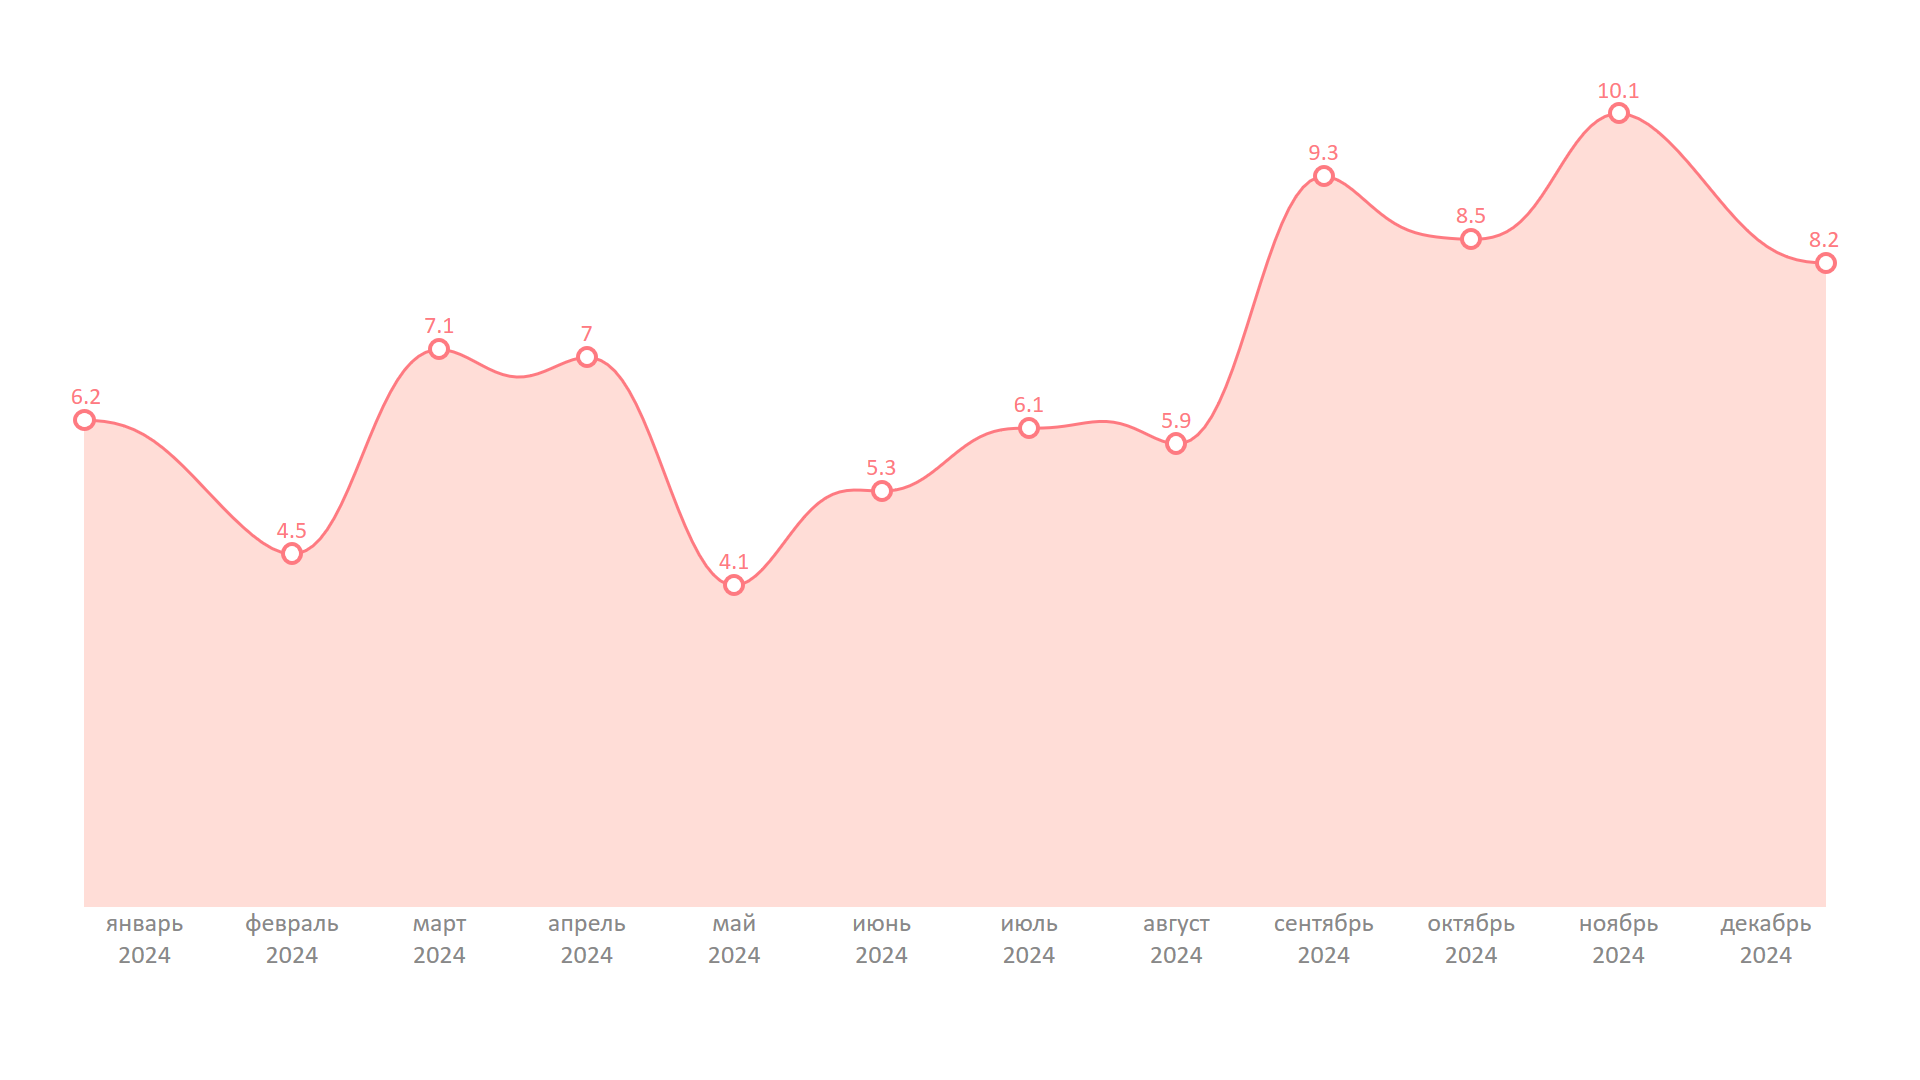

The script that saved this image:
from pptx_shapes import Presentation
from pptx_shapes.charts.line import LabelConfig, LineChart, LineChartConfig, LineConfig, MarkerConfig
from pptx_shapes.shapes import Group


def main() -> None:
    x0, y0 = 1.25, 2

    config = LineChartConfig(
        line=LineConfig(color="#fe7a81", background="#ffddd7", background_opacity=1, thickness=1.5),
        marker=MarkerConfig(radius=0.16, width=2.6, height=14, thickness=2),
        value=LabelConfig(color="#fe7a81", size=12),
        label=LabelConfig(color="#888888", size=13),
        smooth_count=20
    )

    data = [
        {"value": 6.2, "label": "январь\n2024"},
        {"value": 4.5, "label": "февраль\n2024"},
        {"value": 7.1, "label": "март\n2024"},
        {"value": 7, "label": "апрель\n2024"},
        {"value": 4.1, "label": "май\n2024"},
        {"value": 5.3, "label": "июнь\n2024"},
        {"value": 6.1, "label": "июль\n2024"},
        {"value": 5.9, "label": "август\n2024"},
        {"value": 9.3, "label": "сентябрь\n2024"},
        {"value": 8.5, "label": "октябрь\n2024"},
        {"value": 10.1, "label": "ноябрь\n2024"},
        {"value": 8.2, "label": "декабрь\n2024"}
    ]

    with Presentation(presentation_path="../empty.pptx") as presentation:
        chart = LineChart(config=config)
        presentation.add(shape=Group(chart.render(data=data, x=x0, y=y0)))
        presentation.save("line_chart.pptx")


if __name__ == "__main__":
    main()
